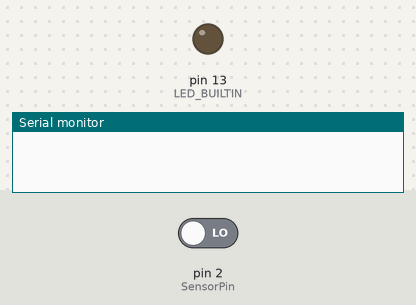
Bench run of a sketch on a simulated Arduino Uno, built with avr-gcc and run on an emulated ATmega328P. Parts: output pins drawn as LEDs (lit = HIGH), the last lines printed to the serial monitor. The test bench sets the inputs (shaded band); at power-on: pin 2 (SensorPin) LOW.

Above: at 1.2 s.
1.3 s: pin 2 (SensorPin) driven HIGH
At 2.5 s:
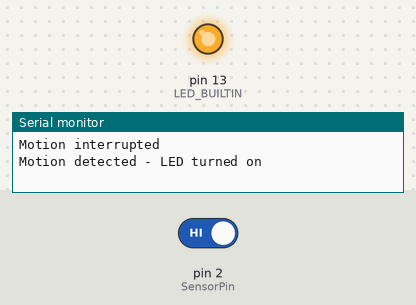
2.8 s: pin 2 (SensorPin) driven LOW
At 3.6 s:
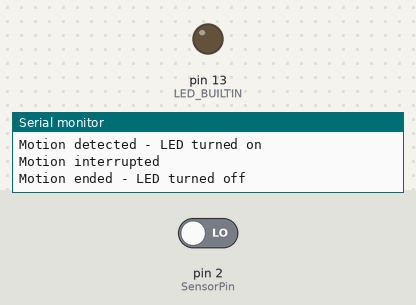
Timing chart, 0 to 5.8 s (numbered marks = the images above; inputs shaded):
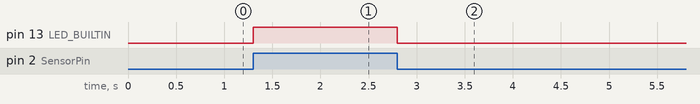

Measured:
- after the input at 1.3 s, pin 13 (LED_BUILTIN): LOW → HIGH at once
- after the input at 2.8 s, pin 13 (LED_BUILTIN): HIGH → LOW at once

The sketch:

Task1.2P.ino
```cpp
// Pallvi - 2110994824
// SIT315 TASK1.2P
// Using Interrupt to blink LED on detecting motion

// motion sensor connected to digital pin 2
const int SensorPin = 2;
// initial state of sensor declared LOW
volatile int SensorState = LOW;

void setup() {
  //initialize pin 2 as input pin
  pinMode(SensorPin, INPUT);
  pinMode(LED_BUILTIN, OUTPUT);
  // creating external interrupt
  attachInterrupt(digitalPinToInterrupt(SensorPin), Interrupt, CHANGE);
  // initialize serial communication
  Serial.begin(9600);
}

void loop() {
}

void Interrupt() {
  Serial.println("Motion interrupted");
  SensorState = digitalRead(SensorPin);
  digitalWrite(LED_BUILTIN, SensorState);

  if(SensorState == HIGH){
    Serial.println("Motion detected - LED turned on");}
  else{
    Serial.println("Motion ended - LED turned off");}
}
```
